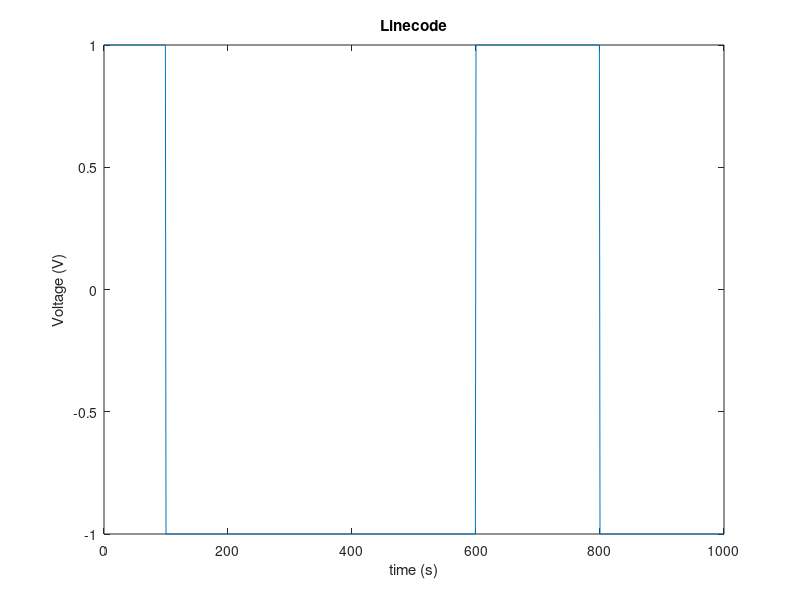
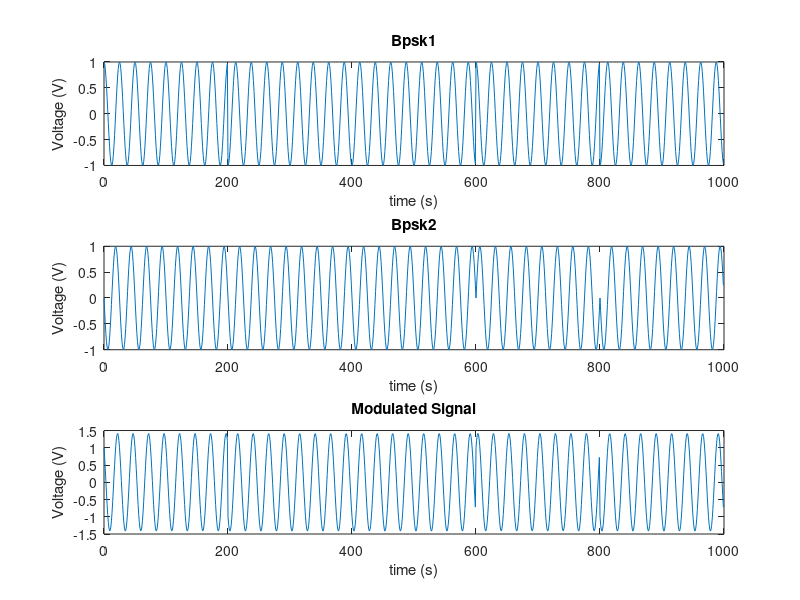
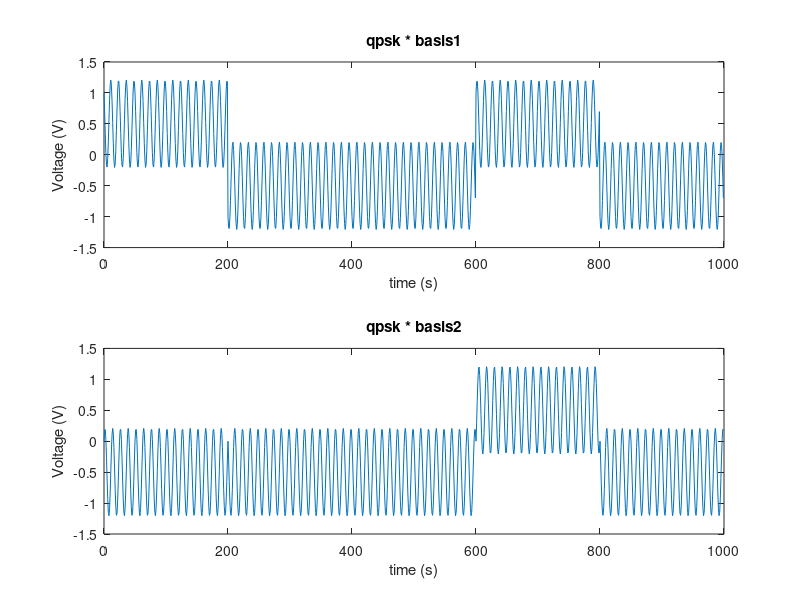

Write MATLAB code to recreate these figures, in order.
clear all
close all
clc

%QPSK

%Modulation
%--------------------------------------------------------------------------
%--------------------------------------------------------------------------
bitstream = randi([0,1],1,10)               % 10 random bits
oddstream = bitstream(1:2:end)              % even bits
evenstream = bitstream(2:2:end)             % odd bits

linecode = repelem(bitstream,100);          % linecode for the bitstream in polar form
linecode = 2* linecode - 1;

oddline = repelem(oddstream,200);           % linecode for odd stream in polar
oddline = 2* oddline - 1;

evenline = repelem(evenstream,200);         % linecode for even stream in polar
evenline = 2* evenline - 1;

t = 0:(100*length(bitstream)-1);            % defining time axis
n = 4;                                      % frequency of carrier
basis1 = cos(2*pi*n*t/100);                 % cos - I channel
basis2 = sin(2*pi*n*t/100);                 % sin - Q channel

bpsk1 = (oddline.*basis1);                  % I channel bpsk
bpsk2 = (evenline.*basis2);                 % Q channel bpsk
modulated_sig = bpsk1 + bpsk2;              % qpsk

% input bitstream plot
figure(1)
plot(t,linecode)
xlabel('time (s)')
ylabel('Voltage (V)')
title('Linecode')

% plot of the modulated signals
figure(2)
subplot(311)
plot(t,bpsk1)
xlabel('time (s)')
ylabel('Voltage (V)')
title('Bpsk1')

subplot(312)
plot(t,bpsk2)
xlabel('time (s)')
ylabel('Voltage (V)')
title('Bpsk2')

subplot(313)
plot(t,modulated_sig)
xlabel('time (s)')
ylabel('Voltage (V)')
title('Modulated Signal')

%De-Modulation
%--------------------------------------------------------------------------
%--------------------------------------------------------------------------
de_mod_basis1 = modulated_sig .* basis1;        % I channel basis and modulated signal product
de_mod_basis2 = modulated_sig .* basis2;        % Q channel basis and modulated signal product

% plots of received signal and basis products
figure(3)
subplot(211)
plot(t,de_mod_basis1)
xlabel('time (s)')
ylabel('Voltage (V)')
title('qpsk * basis1')

subplot(212)
plot(t,de_mod_basis2)
xlabel('time (s)')
ylabel('Voltage (V)')
title('qpsk * basis2')

odd = buffer(de_mod_basis1,200);            % integration over a bit period
odd = sum(odd,1);
odd = odd>0 ;                               % threshold detection

even = buffer(de_mod_basis2,200);           % integration over a bit period
even = sum(even,1);
even = even > 0;    

demod1=zeros(1,length(bitstream));
%demod2=zeros(1,length(bitstream));
k=1
for i=1: length(demod1)
    if(rem(i,2)==1)
        demod1(i)=odd(k);
        k=k+1;
    end
end
k=1;
for i=1:length(demod1)
    if(rem(i,2)==0)
        demod1(i)=even(k);
        k=k+1;
    end
 end
demod1



